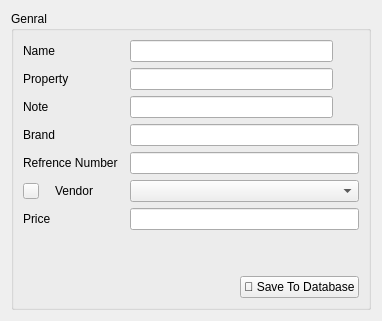
      <widget class="QWidget" name="generals">
       <layout class="QGridLayout" name="gridLayout_17">
        <item row="0" column="0">
         <widget class="QGroupBox" name="groupBox_8">
          <property name="minimumSize">
           <size>
            <width>360</width>
            <height>0</height>
           </size>
          </property>
          <property name="title">
           <string>Genral</string>
          </property>
          <layout class="QGridLayout" name="gridLayout_16">
           <item row="9" column="4">
            <spacer name="verticalSpacer_10">
             <property name="orientation">
              <enum>Qt::Vertical</enum>
             </property>
             <property name="sizeHint" stdset="0">
              <size>
               <width>20</width>
               <height>40</height>
              </size>
             </property>
            </spacer>
           </item>
           <item row="4" column="3" colspan="2">
            <widget class="QLineEdit" name="lineEdit_24">
             <property name="alignment">
              <set>Qt::AlignCenter</set>
             </property>
            </widget>
           </item>
           <item row="6" column="3" colspan="2">
            <widget class="QComboBox" name="comboBox_12"/>
           </item>
           <item row="8" column="0" colspan="2">
            <widget class="QLabel" name="label_63">
             <property name="text">
              <string>Price</string>
             </property>
            </widget>
           </item>
           <item row="8" column="3" colspan="2">
            <widget class="QLineEdit" name="lineEdit_26">
             <property name="alignment">
              <set>Qt::AlignCenter</set>
             </property>
            </widget>
           </item>
           <item row="5" column="3" colspan="2">
            <widget class="QLineEdit" name="lineEdit_25">
             <property name="minimumSize">
              <size>
               <width>150</width>
               <height>0</height>
              </size>
             </property>
            </widget>
           </item>
           <item row="6" column="0">
            <widget class="QPushButton" name="add_vendor_btn3_2">
             <property name="maximumSize">
              <size>
               <width>16</width>
               <height>16</height>
              </size>
             </property>
             <property name="text">
              <string/>
             </property>
             <property name="icon">
              <iconset>
               <normaloff>../assets/plus.png</normaloff>../assets/plus.png</iconset>
             </property>
            </widget>
           </item>
           <item row="6" column="1">
            <widget class="QLabel" name="label_60">
             <property name="text">
              <string>Vendor</string>
             </property>
            </widget>
           </item>
           <item row="1" column="0" colspan="2">
            <widget class="QLabel" name="label_62">
             <property name="text">
              <string>Name</string>
             </property>
            </widget>
           </item>
           <item row="5" column="0" colspan="2">
            <widget class="QLabel" name="label_59">
             <property name="text">
              <string>Refrence Number</string>
             </property>
            </widget>
           </item>
           <item row="10" column="0" colspan="5" alignment="Qt::AlignRight">
            <widget class="QPushButton" name="pushButton_14">
             <property name="maximumSize">
              <size>
               <width>150</width>
               <height>16777215</height>
              </size>
             </property>
             <property name="text">
              <string>💾 Save To Database</string>
             </property>
            </widget>
           </item>
           <item row="2" column="0" colspan="2">
            <widget class="QLabel" name="label_51">
             <property name="text">
              <string>Property</string>
             </property>
            </widget>
           </item>
           <item row="4" column="0" colspan="2">
            <widget class="QLabel" name="label_61">
             <property name="text">
              <string>Brand</string>
             </property>
            </widget>
           </item>
           <item row="3" column="0">
            <widget class="QLabel" name="label_58">
             <property name="text">
              <string>Note</string>
             </property>
            </widget>
           </item>
           <item row="3" column="3">
            <widget class="QLineEdit" name="lineEdit_27">
             <property name="alignment">
              <set>Qt::AlignCenter</set>
             </property>
            </widget>
           </item>
           <item row="2" column="3">
            <widget class="QLineEdit" name="lineEdit_28">
             <property name="alignment">
              <set>Qt::AlignCenter</set>
             </property>
            </widget>
           </item>
           <item row="1" column="3">
            <widget class="QLineEdit" name="lineEdit_29">
             <property name="alignment">
              <set>Qt::AlignCenter</set>
             </property>
            </widget>
           </item>
          </layout>
         </widget>
        </item>
       </layout>
      </widget>
